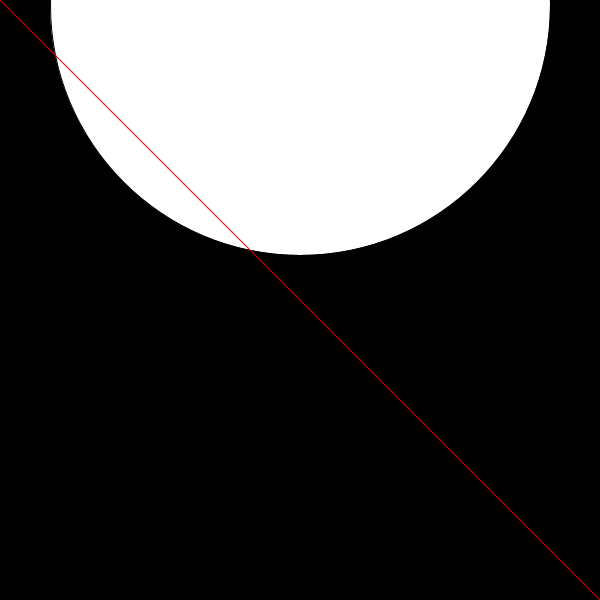
Frame 1 (no input)
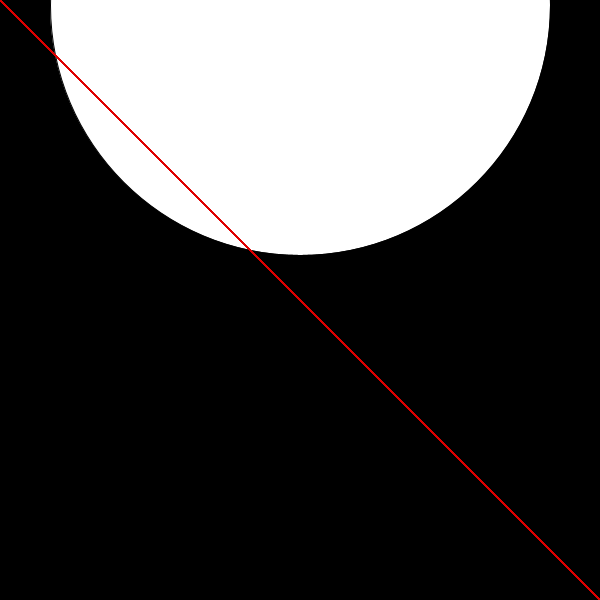
Frame 60 (the mouse pressed at the canvas centre just before this capture)
Frame 120 (the mouse held since frame 60 and released just before this capture): identical to frame 60, image omitted

The Processing sketch that drew these frames (run headless with seeded random() and noise(); from frame 60 on, the mouse is pressed at the canvas centre):

// Processing sketch: processing_84924
// ── processing_84924.pde

void setup (){
size(600, 600);
background(0,0,0);
ellipseMode(CENTER);
ellipse(300,5,500,500);
}

void draw() {
  stroke(222,0,0);

  line(mouseX, mouseY,600,600);

}
